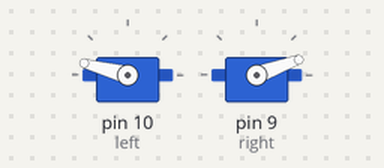
A sketch run on a simulated Arduino Uno, built with avr-gcc and run on an emulated ATmega328P. On the bench: 2 × servo.

Above: at 0.1 s.
At 3.1 s:
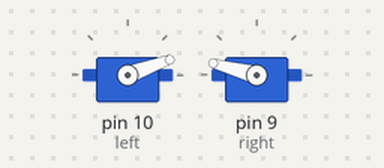
At 6.1 s:
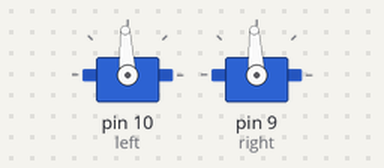
Timing chart, 0 to 7.6 s (numbered marks = the images above):
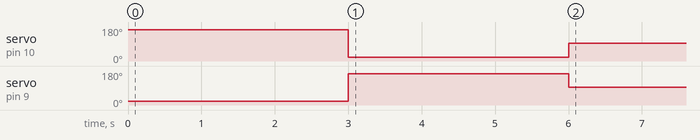

Measured:
- by itself, servo on pin 10 (left): 165° → 20° at 3.0 s, → 93° 3.0 s later
- by itself, servo on pin 9 (right): 20° → 165° at 3.0 s, → 93° 3.0 s later

The sketch:

drive_robot_forward_and_backward_obj_orient.ino
```cpp
#include <Servo.h>

class Drive {
  public:
    Drive();
      void forward(int x);
      void backward(int x);
      void stopMoving();
  private:
    Servo left;
    Servo right;
    int button = 7;
};

  Drive::Drive() {
    left.attach(10);
    right.attach(9);
  }

void Drive::forward(int x) {
  left.writeMicroseconds(1500 + ((x * 1500) / 100));
  right.writeMicroseconds(1500 - ((x * 1500) / 100));
}

void Drive::backward(int x) {
  left.writeMicroseconds(1500 - ((x * 1500) / 100));
  right.writeMicroseconds(1500 + ((x * 1500) / 100));
}

void Drive::stopMoving() {
  left.writeMicroseconds(1500);
  right.writeMicroseconds(1500);
}


// put your setup code here, to run once:
void setup() {
  Drive *drive = new Drive();
    // drive->driveFunction(int);
    drive->forward(50);
    delay(3000);
    drive->backward(50);
    delay(3000);
    drive->stopMoving();
}

// put your main code here, to run repeatedly:
void loop() {

}
```
